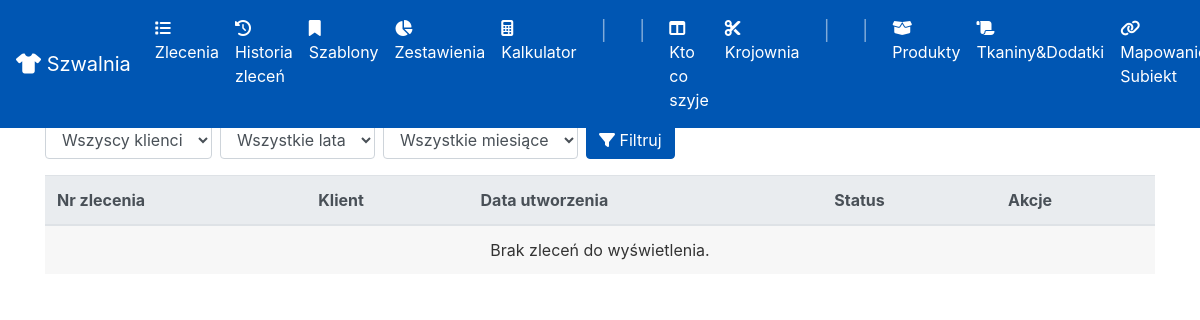
Page /orders/history on the earlier database version.
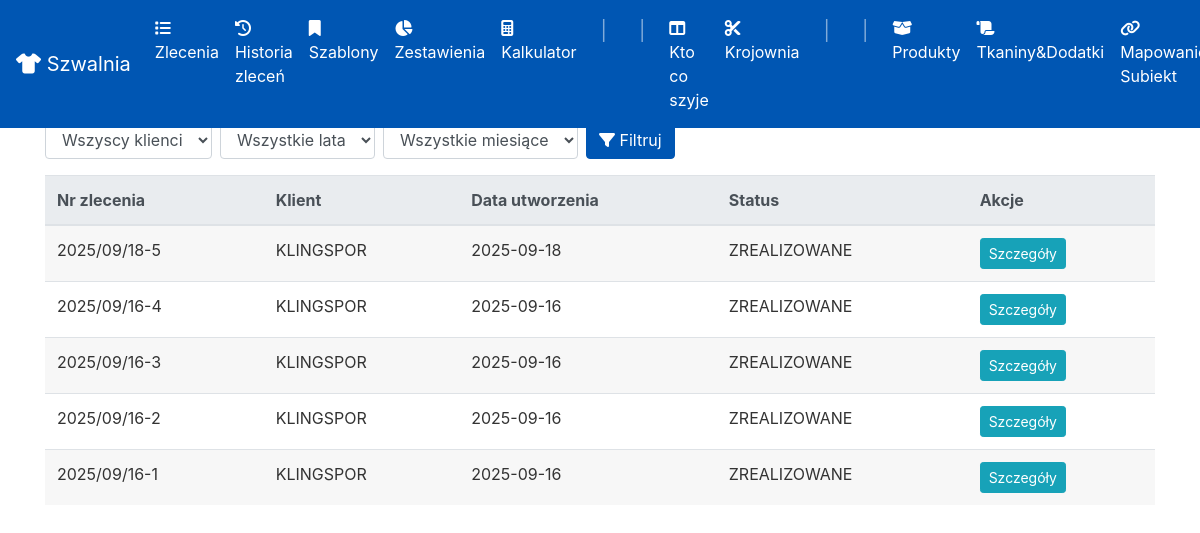
Same page on the later database version.
### app/models.py (models this page shows, shortened)
class Order(db.Model):
    id = db.Column(db.Integer, primary_key=True)
    order_code = db.Column(db.String(50), nullable=True)
    client_id = db.Column(db.Integer, db.ForeignKey('client.id'), nullable=False)
    description = db.Column(db.Text, nullable=False)
    login_info = db.Column(db.Text, nullable=True)
    deadline = db.Column(db.Date, nullable=False)
    status = db.Column(db.String(50), nullable=False, default='NOWE')
    zlecajacy = db.Column(db.String(50), nullable=False)
    created_at = db.Column(db.DateTime, default=datetime.utcnow)
    fabrics = db.relationship('OrderFabric', backref='order', cascade="all, delete-orphan")
    assigned_team = db.Column(db.String(50), nullable=True)
    cutting_table = db.Column(db.String(50), nullable=True)
    team1_completed = db.Column(db.Boolean, default=False, nullable=False)
    team2_completed = db.Column(db.Boolean, default=False, nullable=False)
    cutting_started_at = db.Column(db.DateTime, nullable=True)
    cutting_finished_at = db.Column(db.DateTime, nullable=True)
    sewing_started_at = db.Column(db.DateTime, nullable=True)
    sewing_finished_at = db.Column(db.DateTime, nullable=True)
    order_items = db.relationship('OrderItem', backref='order', lazy=True, cascade="all, delete-orphan")
    attachments = db.relationship('Attachment', backref='order', lazy=True, cascade="all, delete-orphan")
    materials_used = db.relationship('MaterialUsage', backref='order', cascade="all, delete-orphan")

class Client(db.Model):
    id = db.Column(db.Integer, primary_key=True)
    name = db.Column(db.String(100), nullable=False, unique=True)
    orders = db.relationship('Order', backref='client', lazy=True)

### app/routes.py (the view)
@app.route('/orders/history')
def orders_history():
    client_filter = request.args.get('client', '').strip().upper()
    year_filter = request.args.get('year', '')
    month_filter = request.args.get('month', '')
    orders_query = Order.query.join(Client).filter(Order.status == 'ZREALIZOWANE')
    if client_filter:
        orders_query = orders_query.filter(Client.name == client_filter)
    if year_filter:
        orders_query = orders_query.filter(extract('year', Order.created_at) == int(year_filter))
    if month_filter:
        orders_query = orders_query.filter(extract('month', Order.created_at) == int(month_filter))
    all_orders = orders_query.order_by(Order.created_at.desc()).all()
    years_query = db.session.query(extract('year', Order.created_at)).distinct().all()
    years = sorted({int(y[0]) for y in years_query})
    clients = Client.query.order_by(Client.name).all()
    return render_template('orders_history.html',
                           orders=all_orders,
                           clients=clients,
                           years=years)

### app/routes.py (called while the page is built)
@app.context_processor
def inject_in_progress_orders():
    all_in_progress = Order.query.filter_by(status='W REALIZACJI').order_by(Order.deadline).all()
    krojownia_orders = []
    szwalnia_orders = []
    for order in all_in_progress:
        order.total_quantity = sum(item.quantity for item in order.order_items)
        if order.cutting_table == 'skrojone' and order.assigned_team is not None:
            szwalnia_orders.append(order)
        elif order.cutting_table is not None and order.cutting_table != 'skrojone':
            krojownia_orders.append(order)
    return dict(krojownia_in_progress=krojownia_orders, szwalnia_in_progress=szwalnia_orders)

### app/templates/orders_history.html (shortened to what this page needs)
{% extends "base.html" %}
{% block content %}
<h2> Historia Zleceń</h2>
<form method="GET" class="form-inline mb-3">
    <select name="client" class="form-control mr-2">
        <option value="">Wszyscy klienci</option>
    </select>
    <select name="year" class="form-control mr-2">
        <option value="">Wszystkie lata</option>
    </select>
    <select name="month" class="form-control mr-2">
        <option value="">Wszystkie miesiące</option>
    </select>
    <button type="submit" class="btn btn-primary"><i class="fas fa-filter"></i> Filtruj</button>
</form>
<div class="table-responsive">
    <table class="table table-striped table-hover">
        <thead class="thead-light">
            <tr>
                <th>Nr zlecenia</th>
                <th>Klient</th>
                <th>Data utworzenia</th>
                <th>Status</th>
                <th>Akcje</th>
            </tr>
        </thead>
        <tbody>
            {% for order in orders %}
            <tr>
                <td>{{ order.order_code }}</td>
                <td>{{ order.client.name }}</td>
                <td>{{ order.created_at.strftime('%Y-%m-%d') }}</td>
                <td>{{ order.status }}</td>
                <td>
                    <a href="{{ url_for('order_detail', order_id=order.id) }}" class="btn btn-sm btn-info">Szczegóły</a>
                </td>
            </tr>
            {% else %}
            <tr>
                <td colspan="5" class="text-center">Brak zleceń do wyświetlenia.</td>
            </tr>
            {% endfor %}
        </tbody>
    </table>
</div>
{% endblock %}

### app/templates/base.html (shortened to what this page needs)
<!DOCTYPE html>
<html lang="pl">
<head>
    <link rel="stylesheet" href="https://maxcdn.bootstrapcdn.com/bootstrap/4.0.0/css/bootstrap.min.css">
    <link href="https://cdnjs.cloudflare.com/ajax/libs/font-awesome/6.4.0/css/all.min.css" rel="stylesheet">
</head>
<body>
<nav class="navbar navbar-expand-lg navbar-dark fixed-top" style="background-color: #0056b3;">
    <a class="navbar-brand" href="{{ url_for('orders_list') }}">
        <i class="fas fa-tshirt"></i> Szwalnia
    </a>
    <div class="collapse navbar-collapse" id="navbarNav">
        <ul class="navbar-nav mr-auto">
            <li class="nav-item">
                <a class="nav-link" href="{{ url_for('orders_list') }}">
                    <i class="fas fa-list"></i> Zlecenia
                </a>
            </li>
            <li class="nav-item">
                <a class="nav-link" href="{{ url_for('orders_history') }}"><i class="fas fa-history"></i> Historia zleceń</a>
            </li>
            <li class="nav-item">
                <a class="nav-link" href="{{ url_for('order_templates') }}">
                    <i class="fas fa-bookmark"></i> Szablony
                </a>
            </li>
            <li class="nav-item">
                <a class="nav-link" href="{{ url_for('reports') }}">
                    <i class="fas fa-chart-pie"></i> Zestawienia
                </a>
            </li>
            <li class="nav-item">
                <a class="nav-link" href="{{ url_for('calculator') }}">
                    <i class="fas fa-calculator"></i> Kalkulator
                </a>
            </li>
                <li class="nav-item">
                <span class="navbar-text mx-3" style="font-size: 1.2rem;">|</span>
            </li>
            <li class="nav-item">
                <li class="nav-item">
                <span class="navbar-text mx-3" style="font-size: 1.2rem;">|</span>
            </li>
            <li class="nav-item">
                <a class="nav-link" href="{{ url_for('kanban') }}">
                    <i class="fas fa-table-columns"></i> Kto co szyje
                </a>
            </li>
            <li class="nav-item">
                <a class="nav-link" href="{{ url_for('krojownia') }}">
                    <i class="fas fa-scissors"></i> Krojownia
                </a>
            </li>
            <li class="nav-item">
                <span class="navbar-text mx-3" style="font-size: 1.2rem;">|</span>
            </li>
            <li class="nav-item">
                <span class="navbar-text mx-3" style="font-size: 1.2rem;">|</span>
            </li>
            <li class="nav-item">
                <a class="nav-link" href="{{ url_for('products_list') }}">
                    <i class="fas fa-box-open"></i> Produkty
                </a>
            </li>
            <li class="nav-item">
                <a class="nav-link" href="{{ url_for('materials_management') }}">
                    <i class="fas fa-scroll"></i> Tkaniny&Dodatki
                </a>
            </li>
            <li class="nav-item">
                <a class="nav-link" href="{{ url_for('subiekt_mapping') }}">
                    <i class="fas fa-link"></i> Mapowanie Subiekt
                </a>
            </li>
        </ul>
    </div>
</nav>
<div class="container" style="margin-top:75px;">
    {% block content %}{% endblock %}
</div>
</body>
</html>

Differences in the rows shown:
added Order: order_code "2025/09/18-5", client.name "KLINGSPOR", created_at "2025-09-18", status "ZREALIZOWANE"
added Order: order_code "2025/09/16-4", client.name "KLINGSPOR", created_at "2025-09-16", status "ZREALIZOWANE"
added Order: order_code "2025/09/16-3", client.name "KLINGSPOR", created_at "2025-09-16", status "ZREALIZOWANE"
added Order: order_code "2025/09/16-2", client.name "KLINGSPOR", created_at "2025-09-16", status "ZREALIZOWANE"
added Order: order_code "2025/09/16-1", client.name "KLINGSPOR", created_at "2025-09-16", status "ZREALIZOWANE"
Other differences:
text no longer shown: "Brak zleceń do wyświetlenia."
